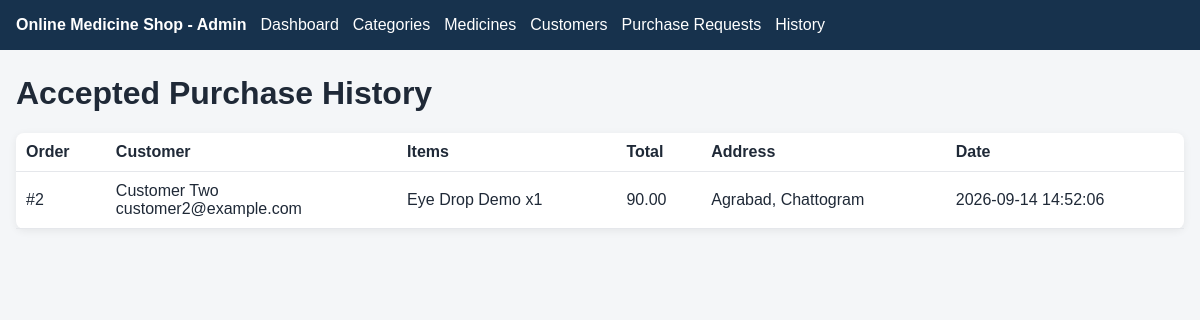
Page /index.php?action=history on the committed database.
### tables this page shows
CREATE TABLE orders (
    id INT NOT NULL AUTO_INCREMENT,
    user_id INT NOT NULL,
    total_amount DECIMAL(10,2) NOT NULL DEFAULT 0.00,
    shipping_address TEXT NOT NULL,
    status ENUM('pending','accepted','rejected') NOT NULL DEFAULT 'pending',
    order_date TIMESTAMP NOT NULL DEFAULT CURRENT_TIMESTAMP,
    PRIMARY KEY (id),
    KEY idx_orders_user (user_id),
    KEY idx_orders_status (status),
    CONSTRAINT fk_orders_user
        FOREIGN KEY (user_id)
        REFERENCES users(id)
        ON UPDATE CASCADE
        ON DELETE CASCADE
);

CREATE TABLE users (
    id INT NOT NULL AUTO_INCREMENT,
    name VARCHAR(100) NOT NULL,
    email VARCHAR(150) NOT NULL,
    password_hash VARCHAR(255) NOT NULL,
    role ENUM('admin','customer') NOT NULL DEFAULT 'customer',
    address TEXT NULL,
    phone VARCHAR(30) NULL,
    created_at TIMESTAMP NOT NULL DEFAULT CURRENT_TIMESTAMP,
    PRIMARY KEY (id),
    UNIQUE KEY uq_users_email (email)
);

### Control/BaseController.php (called while the page is built, shortened)
<?php
abstract class BaseController {
    protected function view(string $path, array $data = []): void { extract($data); require __DIR__ . '/../View/' . $path . '.php'; }
}

### Control/OrderController.php (called while the page is built, shortened)
<?php
class OrderController extends BaseController
{
    private Order $model;
    public function __construct()
    {
        $this->model = new Order($this->db);
    }
    public function history(): void
    {
        $this->view('history/index', [
            'rows' => $this->model->acceptedHistory()
        ]);
    }
}

### public/index.php (called while the page is built, shortened)
<?php
require_once __DIR__ . '/../config/auth.php';
require_once __DIR__ . '/../Control/BaseController.php';
require_once __DIR__ . '/../Control/OrderController.php';
$action = $_GET['action'] ?? 'dashboard';
$routes = [
    'dashboard' => [DashboardController::class, 'index'],
    'categories' => [CategoryController::class, 'index'],
    'category_save' => [CategoryController::class, 'save'],
    'category_edit' => [CategoryController::class, 'edit'],
    'category_delete' => [CategoryController::class, 'delete'],
    'medicines' => [MedicineController::class, 'index'],
    'medicine_save' => [MedicineController::class, 'save'],
    'medicine_edit' => [MedicineController::class, 'edit'],
    'medicine_delete' => [MedicineController::class, 'delete'],
    'medicine_details' => [MedicineController::class, 'details'],
    'medicine_search_api' => [MedicineController::class, 'searchApi'],
    'customers' => [CustomerController::class, 'index'],
    'customer_edit' => [CustomerController::class, 'edit'],
    'customer_save' => [CustomerController::class, 'save'],
    'customer_delete' => [CustomerController::class, 'delete'],
    'customer_details' => [CustomerController::class, 'details'],
    'customer_search_api' => [CustomerController::class, 'searchApi'],
    'orders' => [OrderController::class, 'index'],
    'order_status_api' => [OrderController::class, 'updateStatusApi'],
    'order_search_api' => [OrderController::class, 'searchApi'],
    'history' => [OrderController::class, 'history']
];
[$class, $method] = $routes[$action];
$controller = new $class();
$controller->$method();

### Model/Order.php (called while the page is built, shortened)
<?php
class Order {
    public function acceptedHistory(): array {
        return $this->db->query("SELECT o.id order_id,o.order_date,o.total_amount,o.shipping_address,u.name customer_name,u.email,u.phone,
        GROUP_CONCAT(CONCAT(m.name,' x',oi.quantity) SEPARATOR ', ') items
        FROM orders o JOIN users u ON u.id=o.user_id JOIN order_items oi ON oi.order_id=o.id JOIN medicines m ON m.id=oi.medicine_id
        WHERE o.status='accepted' GROUP BY o.id ORDER BY o.order_date DESC")->fetchAll();
    }
}

### config/auth.php (called while the page is built, shortened)
<?php
function e($value): string {
    return htmlspecialchars((string)$value, ENT_QUOTES, 'UTF-8');
}

### View/history/index.php (the view)
<?php require __DIR__.'/../layouts/header.php'; ?><h1>Accepted Purchase History</h1><table><tr><th>Order</th><th>Customer</th><th>Items</th><th>Total</th><th>Address</th><th>Date</th></tr><?php foreach($rows as $r):?><tr><td>#<?=$r['order_id']?></td><td><?=e($r['customer_name'])?><br><?=e($r['email'])?></td><td><?=e($r['items'])?></td><td><?=e($r['total_amount'])?></td><td><?=e($r['shipping_address'])?></td><td><?=e($r['order_date'])?></td></tr><?php endforeach;?></table><?php require __DIR__.'/../layouts/footer.php'; ?>

### public/assets/css/style.css (style rules this page uses)
* { box-sizing:border-box }
body { margin:0;font-family:Arial,sans-serif;background:#f4f6f8;color:#1f2937 }
.card,.form,table { background:#fff;border-radius:8px;box-shadow:0 2px 8px #0001 }
table { width:100%;border-collapse:collapse;margin-top:20px }
th,td { padding:10px;border-bottom:1px solid #e5e7eb;text-align:left }

### rows in the picture
orders: id "2", user.name "Customer Two", user.email "customer2@example.com", items "Eye Drop Demo x1", total_amount "90.00", shipping_address "Agrabad, Chattogram", order_date "2026-09-14 14:52:06"
